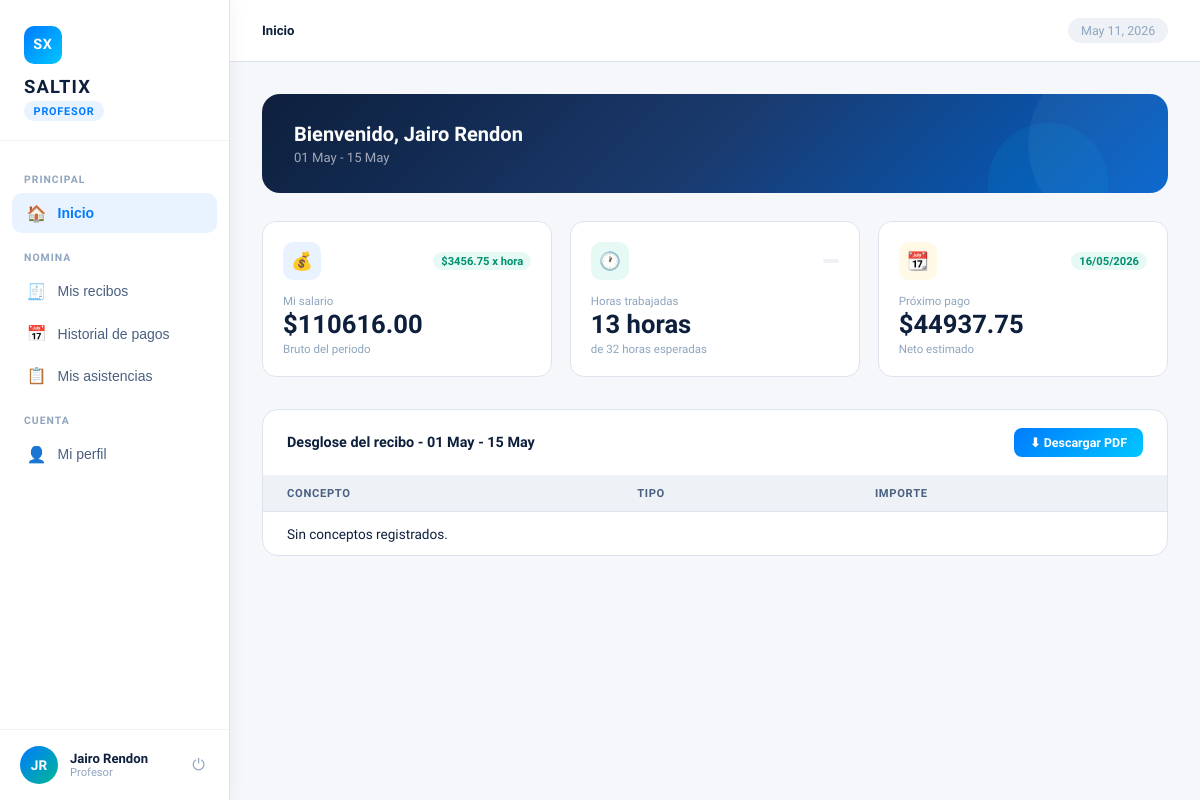
The app's page /profesores/ (signed in) with its own data.
### users/models.py (models this page shows, shortened)
class Usuario(AbstractBaseUser, PermissionsMixin):
    email = models.EmailField(max_length=254, unique=True)
    nombre = models.CharField(max_length=50, blank=False, null=False)
    apellido = models.CharField(max_length=50, blank=False, null=False)
    is_active = models.BooleanField(default=True)
    is_staff = models.BooleanField(default=False)
    date_joined = models.DateTimeField(default=timezone.now)
    last_login = models.DateTimeField(null=True, blank=True)
    rol_id = models.ForeignKey('Rol', on_delete=models.PROTECT, null=True, blank=True, related_name='users')
    objects = UsuarioManager()
    USERNAME_FIELD = "email"
    REQUIRED_FIELDS = ["nombre", "apellido"]
    def get_full_name(self):
        return f"{self.nombre} {self.apellido}"

class Rol(models.Model):
    nombre = models.CharField(max_length=50, blank=False, null=False)
    descripcion = models.TextField(max_length=1000, blank=True, null=True)

### Profesores/views.py (the view, shortened to what this page needs)
# urls.py: path("", views.dashboard, name="contabilidad_dashboard"),
@login_required
def dashboard(request):
    profesor = (
        Profesor.objects
        .select_related("usuario")
        .get(usuario_id=request.user.id)
    )
    context = get_dashboard_context(
        profesor=profesor,
        request=request,
    )
    return render(request, "Profesores/dashboard.html", context)

### Contabilidad/models.py (called while the page is built)
    def display_label(self):
        return f"{self.fecha_inicio.strftime('%d %B')} - {self.fecha_fin.strftime('%d %B')}"

### Contabilidad/utils.py (called while the page is built)
def get_periodo_activo():
    try:
        return Periodo.objects.get(estado="ABIERTO")
    except Periodo.DoesNotExist:
        return None

def horas_de_clase(horario):
    inicio = datetime.combine(datetime.today(), horario.hora_inicio)
    fin = datetime.combine(datetime.today(), horario.hora_fin)
    return (fin - inicio).total_seconds() / 3600

def horas_de_asistencia(asistencia):
    if not asistencia.hora_salida:
        return 0
    inicio = datetime.combine(datetime.today(), asistencia.hora_entrada)
    fin = datetime.combine(datetime.today(), asistencia.hora_salida)
    return max((fin - inicio).total_seconds() / 3600, 0)

def total_horas_periodo(profesor_id):
    periodo = get_periodo_activo()
    if periodo is None:
        return 0
    horarios = Horario.objects.filter(profesor_id=profesor_id, activo=True)
    total = 0
    fecha = periodo.fecha_inicio
    while fecha <= periodo.fecha_fin:
        dia = DIAS[fecha.weekday()]
        for h in horarios.filter(dia_semana=dia):
            total += horas_de_clase(h)
        fecha += timedelta(days=1)
    return round(total, 2)

def get_asistencias_periodo(profesor_id):
    periodo = get_periodo_activo()
    if periodo is None:
        return None
    try:
        profesor = Profesor.objects.get(id=profesor_id)
    except Profesor.DoesNotExist:
        return None
    return Asistencia.objects.filter(
        profesor=profesor,
        fecha__range=(periodo.fecha_inicio, periodo.fecha_fin),
    ).exclude(tipo_registro="COMPENSATORIA")

def get_horas_trabajadas(profesor_id):
    asistencias = get_asistencias_periodo(profesor_id)
    if asistencias is None:
        return 0
    asistencias_validas = asistencias.filter(estado__in=["ASISTENCIA", "RETARDO"], justificada=False, fecha__lte=timezone.localdate())
    return sum(horas_de_asistencia(a) for a in asistencias_validas)

def calcular_pago_base(profesor_id):
    horas = total_horas_periodo(profesor_id)
    profesor = Profesor.objects.get(id=profesor_id)
    return Decimal(str(horas)) * profesor.costo_por_hora

### Profesores/services/dashboard.py (called while the page is built)
def build_horario_colors(profesor, inicio_semana, fin_semana):
    return get_horario_display(
        profesor.id,
        inicio_semana=inicio_semana,
        fin_semana=fin_semana,
    )

def calculate_period_stats(profesor):
    return get_attendance_stats(profesor.id)

### Profesores/templates/Profesores/dashboard.html (shortened to what this page needs)
{% extends "core/layout.html" %}
{% load my_filters %}
{% load static %}
{% block page_css %}
<link rel="stylesheet" href="{% static 'css/dashboard_base.css' %}">
<link rel="stylesheet" href="{% static 'css/dashboard_profesor.css' %}">
{% endblock %}
{% block topbar %}
<header class="topbar">
    <div class="topbar-left">
        <div class="breadcrumb" id="breadcrumb">
        </div>
    </div>
    <div class="topbar-date">{{ fecha_actual }}</div>
</header>
{% endblock %}
{% block content %}
    <div class="page active" id="page-inicio">
        <div class="welcome-banner">
            <div class="welcome-text">
                <h2>Bienvenido, {{ nombrep }}</h2>
                <p>{{ periodo_actual }}</p>
            </div>
        </div>
        <div class="cards-grid">
            <div class="card">
                <div class="card-top">
                    <div class="card-icon-wrap icon-blue">💰</div>
                    <span class="card-trend trend-up">{{ pagoxhora }} x hora</span>
                </div>
                <div class="card-label">Mi salario</div>
                <div class="card-value">${{ salario_bruto|floatformat:2 }}</div>
                <div class="card-sub">Bruto del periodo</div>
            </div>
            <div class="card">
                <div class="card-top">
                    <div class="card-icon-wrap icon-green">🕐</div>
                    <span class="card-trend trend-same">{{ horas_trend_label }}</span>
                </div>
                <div class="card-label">Horas trabajadas</div>
                <div class="card-value">{{ horas_trabajadas }}</div>
                <div class="card-sub">de {{ horas_esperadas }} esperadas</div>
            </div>
            <div class="card">
                <div class="card-top">
                    <div class="card-icon-wrap icon-yellow">📆</div>
                    <span class="card-trend trend-up">{{ proximo_pago_fecha }}</span>
                </div>
                <div class="card-label">Próximo pago</div>
                <div class="card-value">${{ salario_neto|floatformat:2 }}</div>
                <div class="card-sub">Neto estimado</div>
            </div>
        </div>
        <div class="table-wrap">
            <div class="table-header">
                <h3>Desglose del recibo - {{ periodo_actual }}</h3>
                <button class="btn-primary">⬇ Descargar PDF</button>
            </div>
            <table>
                <thead>
                    <tr>
                        <th>Concepto</th>
                        <th>Tipo</th>
                        <th>Importe</th>
                    </tr>
                </thead>
                <tbody>
                {% for item in recibo_detalle %}
                    <tr>
                        {% if item.tipo_clase == 'neto' %}
                            <td style="font-weight:1000">{{ item.concepto }}</td>
                        {% else %}
                            <td>{{ item.concepto }}</td>
                        {% endif %}
                        <td><span class="pill {{ item.tipo_clase }}">{{ item.tipo_label|title }}</span></td>
                        {% if item.tipo_clase == 'neto' %}
                            <td style="color:var(--accent); font-weight:1000">{{ item.importe|floatformat:2 }}</td>
                        {% else %}
                            <td>{{ item.importe|floatformat:2 }}</td>
                        {% endif %}
                    </tr>
                {% empty %}
                    <tr><td colspan="3">Sin conceptos registrados.</td></tr>
                {% endfor %}
                </tbody>
            </table>
        </div>
    </div>
</div>
</div>
{% endblock %}

### core/templates/core/layout.html (shortened to what this page needs)
{% load static %}
<!DOCTYPE html>
<html lang="es">
<head>
  {% block page_css %}{% endblock %}
</head>
<body>
  {% if user.is_authenticated %}
    {% with role=user.rol_id.nombre|default:""|lower %}
      {% if role == "jefatura" %}
        <aside class="sidebar" id="sidebar">
          <div class="sidebar-logo">
            <div class="logo-mark">SX</div>
            <h1>SALTIX</h1>
            <span class="role-tag">Panel de Jefatura</span>
          </div>
          <nav>
            <button class="nav-item active" onclick="showPage('equipo', this)">
              <span class="icon">&#x1F465;</span> Mi equipo
            </button>
            <button class="nav-item" onclick="showPage('asistencia', this)">
              <span class="icon">&#x1F550;</span> Asistencia
            </button>
            <button class="nav-item" onclick="showPage('solicitudes', this)">
              <span class="icon">&#x1F4CB;</span> Solicitudes
              <span class="badge" id="badge-sol" style="position:relative;top:0;right:0;margin-left:auto;background:#e74c3c;color:#fff;border-radius:999px;padding:1px 7px;font-size:0.68rem;">{{ solicitudes_pendientes_total }}</span>
            </button>
            <button class="nav-item" onclick="showPage('reportes', this)">
              <span class="icon">&#x1F4CA;</span> Reportes
            </button>
          </nav>
          <div class="sidebar-profile">
            <div class="avatar">{{ user.nombre|default:"U"|slice:":1" }}{{ user.apellido|default:""|slice:":1" }}</div>
            <div class="profile-info">
              <div class="profile-name">{{ user.nombre }} {{ user.apellido }}</div>
              <div class="profile-role">{{ user.rol_id.nombre|default:"" }}</div>
            </div>
            <form action="{% url 'logout' %}" method="post" class="logout-form">
              {% csrf_token %}
              <button class="logout-btn" type="submit" title="Cerrar sesion">&#x23FB;</button>
            </form>
          </div>
        </aside>
      {% elif role == "profesor"%}
        <aside class="sidebar" id="sidebar">
          <div class="sidebar-logo">
            <div class="logo-mark">SX</div>
            <h1>SALTIX</h1>
            <span class="role-tag">Profesor</span>
          </div>
          <nav>
            <div class="nav-label">Principal</div>
            <button class="nav-item active" onclick="showPage('inicio',this)">
              <span class="icon">&#x1F3E0;</span>
              Inicio
            </button>
            <div class="nav-label">Nomina</div>
            <button class="nav-item" onclick="showPage('recibos',this)">
              <span class="icon">&#x1F9FE;</span>
              Mis recibos
            </button>
            <button class="nav-item" onclick="showPage('historial',this)">
              <span class="icon">&#x1F4C5;</span>
              Historial de pagos
            </button>
            <button class="nav-item" onclick="showPage('asistencias',this)">
              <span class="icon">&#x1F4CB;</span>
              Mis asistencias
            </button>
            <div class="nav-label">Cuenta</div>
            <button class="nav-item" onclick="showPage('perfil',this)">
              <span class="icon">&#x1F464;</span>
              Mi perfil
            </button>
          </nav>
          <div class="sidebar-profile">
            <div class="avatar">{{ user.nombre|default:"U"|slice:":1" }}{{ user.apellido|default:""|slice:":1" }}</div>
            <div class="profile-info">
              <div class="profile-name">{{ user.nombre }} {{ user.apellido }}</div>
              <div class="profile-role">{{ user.rol_id.nombre|default:"" }}</div>
            </div>
            <form action="{% url 'logout' %}" method="post" class="logout-form">
              <button class="logout-btn" type="submit" title="Cerrar sesion">&#x23FB;</button>
            </form>
          </div>
        </aside>
      {% endif %}
    {% endwith %}
  {% endif %}
  <div class="main">
    {% block topbar %}{% endblock %}
    <div class="content">
      {% block content %}{% endblock %}
</body>
</html>

### records on screen
Usuario: nombre "J", apellido "R", nombre "Jairo", apellido "Rendon", rol_id.nombre "Profesor"

### other values on screen
{{ fecha_actual }} "May 11, 2026"
{{ nombrep }} "Jairo Rendon"
{{ periodo_actual }} "01 May - 15 May"
{{ pagoxhora }} "$3456.75"
{{ salario_bruto|floatformat:2 }} "110616.00"
{{ horas_trabajadas }} "13 horas"
{{ horas_esperadas }} "32 horas"
{{ proximo_pago_fecha }} "16/05/2026"
{{ salario_neto|floatformat:2 }} "44937.75"
